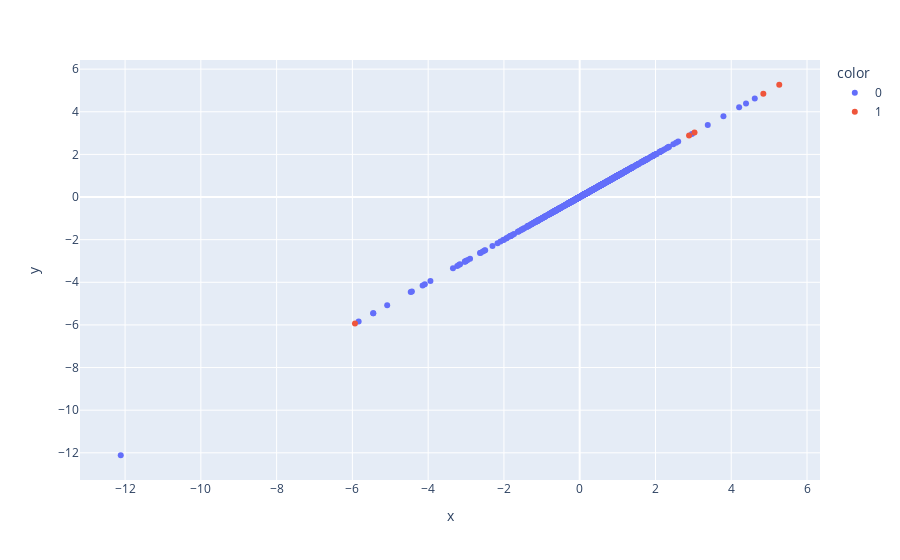

This figure's notebook cell:
### Markdown cell above
Agora irei aplicar a técnica pontuação Z-Score novamente

### Code cell
from scipy import stats

#Nosso Threshold será de 3 desvio-padrão de distância
threshold = 3

df['outlier'] = '0'

#Cálculo do Z-score
z = np.abs(stats.zscore(df['PCA']))

#Selecionando somente os valores acima do threshold
indices = list(np.array(np.where(z > threshold)).reshape(-1))

#Visualizando os outliers
df.iloc[indices, df.columns.get_loc('outlier')] = '1'

# Exibindo no atributo V2 os dados que foram considerados outliers
px.scatter(x=df['V2'], y=df['V2'], color=df['outlier'])

### Figure 1 — Plotly figure (JSON) as saved in the notebook; plotly's stock layout.template omitted (floating-point values rounded to 4 significant figures; data arrays with more than 128 entries replaced by an {"elided": "..."} marker saying what was removed)
{"data": [{"hovertemplate": "color=0<br>x=%{x}<br>y=%{y}<extra></extra>", "legendgroup": "0", "marker": {"color": "#636efa", "symbol": "circle"}, "mode": "markers", "name": "0", "orientation": "v", "showlegend": true, "type": "scatter", "x": {"elided": "995 float values"}, "xaxis": "x", "y": {"elided": "995 float values"}, "yaxis": "y"}, {"hovertemplate": "color=1<br>x=%{x}<br>y=%{y}<extra></extra>", "legendgroup": "1", "marker": {"color": "#EF553B", "symbol": "circle"}, "mode": "markers", "name": "1", "orientation": "v", "showlegend": true, "type": "scatter", "x": [4.847, -5.932, 5.267, 2.887, 3.031], "xaxis": "x", "y": [4.847, -5.932, 5.267, 2.887, 3.031], "yaxis": "y"}], "layout": {"legend": {"title": {"text": "color"}, "tracegroupgap": 0}, "margin": {"t": 60}, "xaxis": {"anchor": "y", "domain": [0, 1], "title": {"text": "x"}}, "yaxis": {"anchor": "x", "domain": [0, 1], "title": {"text": "y"}}}}
